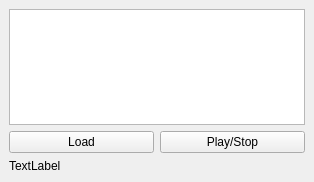
<?xml version="1.0" encoding="UTF-8"?>
<ui version="4.0">
 <class>MainWindow</class>
 <widget class="QMainWindow" name="MainWindow">
  <property name="geometry">
   <rect>
    <x>0</x>
    <y>0</y>
    <width>314</width>
    <height>182</height>
   </rect>
  </property>
  <property name="windowTitle">
   <string>MorshuTalk</string>
  </property>
  <widget class="QWidget" name="centralwidget">
   <layout class="QGridLayout" name="gridLayout">
    <item row="2" column="0">
     <widget class="QPushButton" name="btn_load">
      <property name="sizePolicy">
       <sizepolicy hsizetype="Minimum" vsizetype="Fixed">
        <horstretch>0</horstretch>
        <verstretch>0</verstretch>
       </sizepolicy>
      </property>
      <property name="text">
       <string>Load</string>
      </property>
     </widget>
    </item>
    <item row="2" column="1">
     <widget class="QPushButton" name="btn_play">
      <property name="sizePolicy">
       <sizepolicy hsizetype="Minimum" vsizetype="Fixed">
        <horstretch>0</horstretch>
        <verstretch>0</verstretch>
       </sizepolicy>
      </property>
      <property name="text">
       <string>Play/Stop</string>
      </property>
     </widget>
    </item>
    <item row="0" column="0" rowspan="2" colspan="2">
     <widget class="QTextEdit" name="textedit">
      <property name="acceptRichText">
       <bool>false</bool>
      </property>
     </widget>
    </item>
    <item row="3" column="0" colspan="2">
     <widget class="QLabel" name="lbl_time">
      <property name="text">
       <string>TextLabel</string>
      </property>
     </widget>
    </item>
   </layout>
  </widget>
  <widget class="QMenuBar" name="menubar">
   <property name="geometry">
    <rect>
     <x>0</x>
     <y>0</y>
     <width>314</width>
     <height>21</height>
    </rect>
   </property>
  </widget>
 </widget>
 <resources/>
 <connections/>
</ui>
